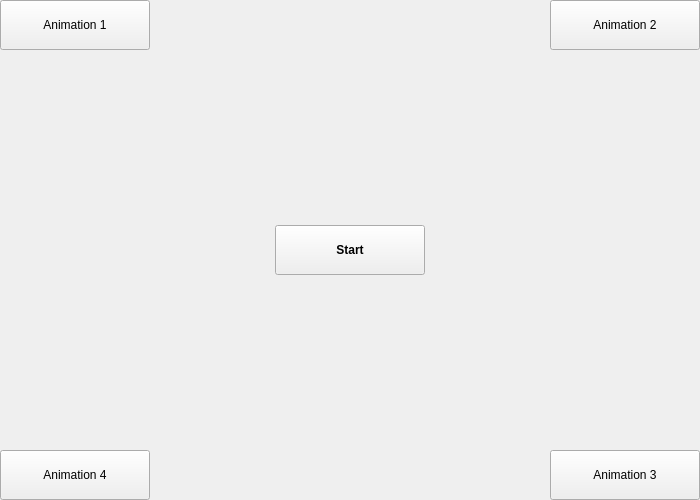
<?xml version="1.0" encoding="UTF-8"?>
<ui version="4.0">
 <class>MainWindow</class>
 <widget class="QMainWindow" name="MainWindow">
  <property name="geometry">
   <rect>
    <x>0</x>
    <y>0</y>
    <width>700</width>
    <height>500</height>
   </rect>
  </property>
  <property name="windowTitle">
   <string>MainWindow</string>
  </property>
  <widget class="QWidget" name="centralwidget">
   <widget class="QPushButton" name="pushButton_1">
    <property name="geometry">
     <rect>
      <x>0</x>
      <y>0</y>
      <width>150</width>
      <height>50</height>
     </rect>
    </property>
    <property name="text">
     <string>Animation 1</string>
    </property>
   </widget>
   <widget class="QPushButton" name="pushButton_2">
    <property name="geometry">
     <rect>
      <x>550</x>
      <y>0</y>
      <width>150</width>
      <height>50</height>
     </rect>
    </property>
    <property name="text">
     <string>Animation 2</string>
    </property>
   </widget>
   <widget class="QPushButton" name="pushButton_3">
    <property name="geometry">
     <rect>
      <x>550</x>
      <y>450</y>
      <width>150</width>
      <height>50</height>
     </rect>
    </property>
    <property name="text">
     <string>Animation 3</string>
    </property>
   </widget>
   <widget class="QPushButton" name="pushButton_4">
    <property name="geometry">
     <rect>
      <x>0</x>
      <y>450</y>
      <width>150</width>
      <height>50</height>
     </rect>
    </property>
    <property name="text">
     <string>Animation 4</string>
    </property>
   </widget>
   <widget class="QPushButton" name="pushButton">
    <property name="geometry">
     <rect>
      <x>275</x>
      <y>225</y>
      <width>150</width>
      <height>50</height>
     </rect>
    </property>
    <property name="font">
     <font>
      <bold>true</bold>
     </font>
    </property>
    <property name="text">
     <string>Start</string>
    </property>
   </widget>
  </widget>
 </widget>
 <resources/>
 <connections/>
</ui>
